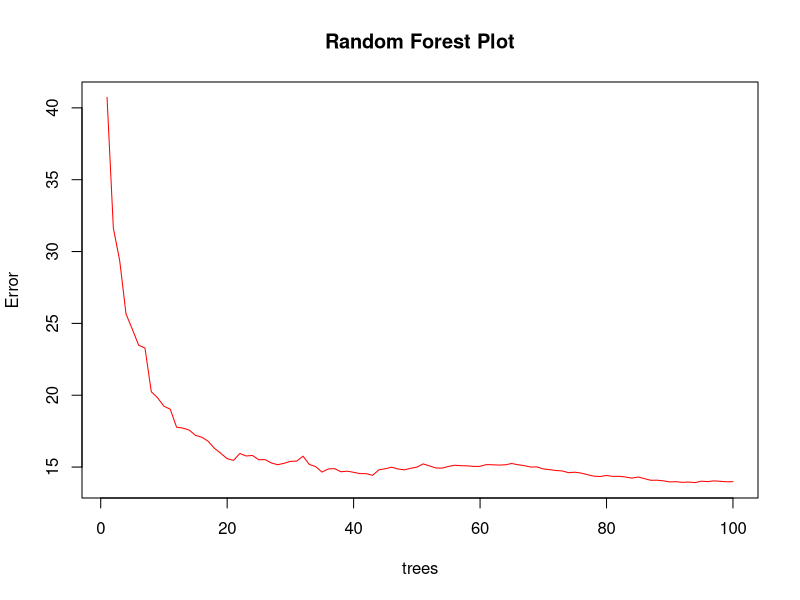
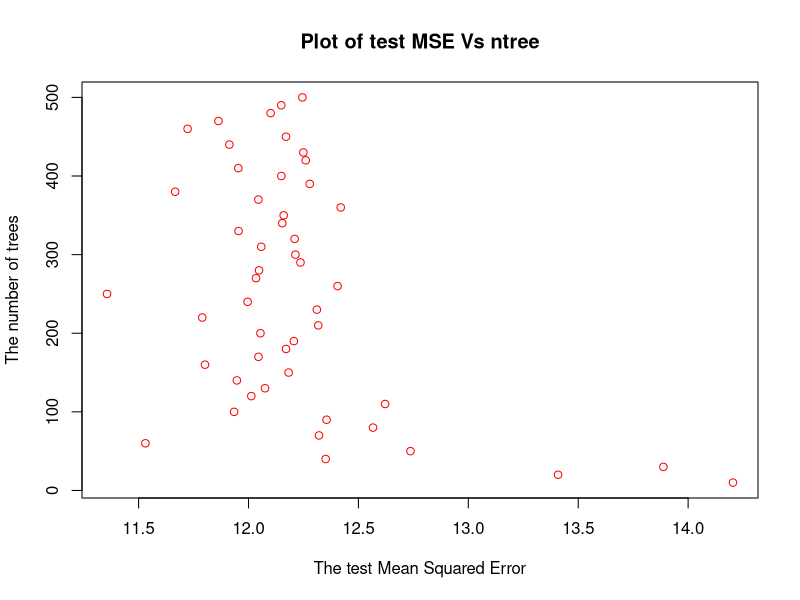
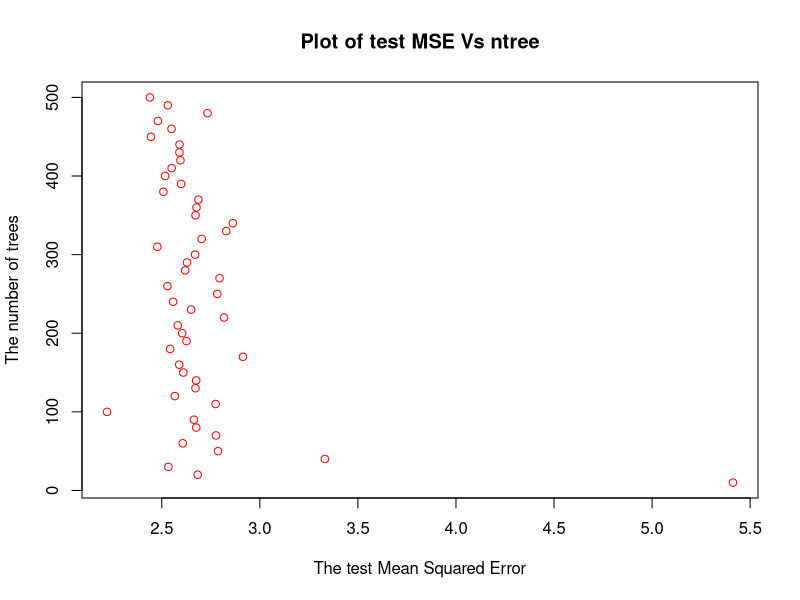

The R script that drew these images, in order:
## ---- chunk 1
library(MASS)
data(Boston)
## ---- chunk 2
any(is.na(Boston))
## ---- chunk 3
dim(Boston)
## ---- chunk 4
names(Boston)
## ---- chunk 5
head(Boston, 10)
## ---- chunk 6
## Splitting the Boston data set.
attach(Boston)
# October, 06.
set.seed(1006) 
# Splitting the Boston data set randomly into two equal parts.
data.size <- floor(nrow(Boston)*0.5)
new.data <- sample(1:nrow(Boston), size = data.size, replace=FALSE) 
# The training set and the test set that will be used throughout this assignment.
boston.train <- Boston[new.data,]
boston.test <- Boston[-new.data,]
## ---- chunk 7
train.X <- as.matrix(boston.train[-ncol(boston.train)])
test.X <- as.matrix(boston.test[-ncol(boston.test)])
train.Y <- as.matrix(boston.train$medv)
test.Y <- as.matrix(boston.test$medv)
## ---- chunk 8
#install.packages("randomForest")
library(randomForest)
p <- ncol(Boston)-1
m <- ceiling(p/3)
## ---- chunk 9
rf <- randomForest(medv ~ .,data = boston.train, mtry=m, ntree=100, importance=TRUE)
rf
## ---- chunk 10
plot(rf, col="red",main = "Random Forest Plot")
## ---- chunk 11
pred.medv <- predict(rf,test.X)
pred.medv <- round(pred.medv,1)
mse.test <- mean((pred.medv-test.Y)^2)
print(mse.test)
Result <- data.frame(test.Y, pred.medv)
head(Result, 5)
## ---- chunk 12
yhat.medv <- predict(rf,train.X)
yhat.medv <- round(yhat.medv, 1)
mse.train <- mean((yhat.medv-train.Y)^2)
print(mse.train)
Result <- data.frame(train.Y, yhat.medv)
head(Result, 5)
## ---- chunk 13
test.MSE = c()
for (i in 1:50){
  rf.test.tree <- randomForest(medv~.,data=boston.train,mtry=m,ntree=i*10)
  pred.medv.test <- predict(rf.test.tree,test.X)
  print(paste("The test MSE when ntree = ", i*10, " is ", 
              round(mean((pred.medv.test-test.Y)^2), 4),".", sep = ""))
  
  test.MSE <- c(test.MSE, round(mean((pred.medv.test-test.Y)^2), 4))
}
## ---- chunk 14
# Plotting the test MSE against ntree.
ntree.seq <- seq(10,500,10)
plot(test.MSE,ntree.seq, ylab = "The number of trees",
     xlab = "The test Mean Squared Error",
     col = "red", 
     main = "Plot of test MSE Vs ntree")
## ---- chunk 15
train.MSE = c()
for (i in 1:50){
  rf.train <- randomForest(medv~.,data=boston.train,mtry=m,ntree=i*10)
  pred.medv.train <- predict(rf.train,train.X)
  print(paste("The train MSE when ntree = ", i*10 , " is ", 
              round(mean((pred.medv.train-train.Y)^2), 4),".", sep = ""))
  
  train.MSE <- c(train.MSE , round(mean((pred.medv.train-train.Y)^2), 4))
}
## ---- chunk 16
plot(train.MSE,ntree.seq, ylab = "The number of trees",
     xlab = "The test Mean Squared Error",
     col = "red", 
     main = "Plot of test MSE Vs ntree")
## ---- chunk 17
BTS <- function(data) {
    Samples <- sample(data,m, replace = TRUE)
    print(head(Samples,5))
}
BTS(boston.train)
## ---- chunk 18
setClass( "node", slots=list(is.leaf="logical", prediction="numeric", attr="character", 
                             split="numeric", left.node="node", right.node="node"))

prediction <- function(node,observation){
  if (node@is.leaf){ 
    return(node@prediction) }
  if (observation[,node@attr] <= node@split){
    return(prediction(node@left.node, observation))
  } else {
    return(prediction(node@right.node, observation))
  }
}

# computing the average of all labels in data[indx]
avg <- function(data,indx){
  if (length(indx) == 0) {
    return(0.0)}
  d <- dim(data)[2]	
  all_labels <- data[indx,d]
  return(mean(all_labels))
}

# computing the RSS of the observations in data[indx]
rss <- function(data,indx){
  if (length(indx) == 0) { 
    return(0.0)}
  average <- avg(data,indx)
  d <- dim(data)[2]
  deviate <- data[indx,d] - average
  return(sum(deviate ** 2.0) )
}


optimalSplit <- function(data,indx){
  d <- dim(data)[2]
  all_attributes <- names(data)[1:(d-1)]
  opt_rss <- ((max(data[indx,d]) - min(data[indx,d])) ** 2.0 ) * length(indx) + 1.0
  for (j in all_attributes){
    # generate all possible split values
    all_cuts <- data[indx,j]
    all_cuts <- unique(all_cuts)
    for (cut in all_cuts){
      #determine which observations go to the left, and which else go to the right
      Lindx <- c()
      Rindx <- c()
      for (i in indx){
        if (data[i,j] <= cut){
          Lindx <- append(Lindx,i)
        }
        else{
          Rindx <- append(Rindx,i)
        }
      }
      #compute the total RSS, and determine if is the best split so far
      total_rss <- rss(data,Lindx) + rss(data,Rindx)
      if (total_rss < opt_rss){
        opt_rss <- total_rss
        opt_split <- list(j,cut)
      }
    }
  }
  return(opt_split)
}

generate <- function(data,indx,depth){
  node <- new("node")
  d <- dim(data)[2]
  if (depth == 0){
    node@is.leaf <- TRUE
    node@prediction <- avg(data,indx)
  }else{
    #extract all labels in data[indx], and check if they are all the same
    #if they are all the same, no split is needed, "node" is a leaf, and the prediction value is same as the common value of all the labels
    all_labels <- data[indx,d]
    all_labels <- unique(all_labels)
    if (length(all_labels) == 1){
      node@is.leaf <- TRUE
      node@prediction <- data[indx[1],d]
    }else{
      #in this case, "node" is internal, a split is needed, and we need to compute the optimal split
      node@is.leaf <- FALSE
      opt_split <- optimalSplit(data,indx)
      node@attr <- opt_split[[1]]
      node@split <- opt_split[[2]]
      #after computing the optimal split, we split data into two parts, one going to the left child, and the other going to the right child
      #we compute the indices of observations that go to left or right below
      Lindx <- c()
      Rindx <- c()
      for (i in indx){
        if (data[i,node@attr] <= node@split){
          Lindx <- append(Lindx,i)
        }
        else{
          Rindx <- append(Rindx,i)
        }
      }
      #then we create two new nodes, which are the left child and the right child of "node"
      #after this, we recursively call the function "generate" on the two children, to create one sub-tree under each child
      Lnode <- generate(data,Lindx,depth-1)
      Rnode <- generate(data,Rindx,depth-1)
      node@left.node <- Lnode
      node@right.node <- Rnode
    }
  }
  return(node)
}
## ---- chunk 19
new.data.BTS <- BTS(boston.train)
root <- generate(new.data.BTS ,1:(dim(new.data.BTS )[1]),3)
root
## ---- chunk 20
new.data.BTS.1 <- BTS(boston.train)
root.1 <- generate(new.data.BTS.1 ,1:(dim(new.data.BTS.1)[1]),5)
root.1
